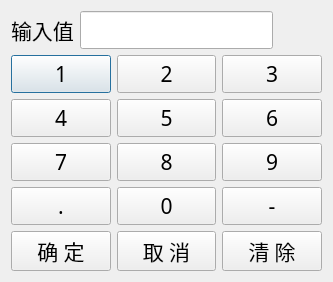
<?xml version="1.0" encoding="UTF-8"?>
<ui version="4.0">
 <class>keyBoardDialog</class>
 <widget class="QDialog" name="keyBoardDialog">
  <property name="geometry">
   <rect>
    <x>0</x>
    <y>0</y>
    <width>333</width>
    <height>275</height>
   </rect>
  </property>
  <property name="windowTitle">
   <string>数字键盘</string>
  </property>
  <property name="windowIcon">
   <iconset>
    <normaloff>keyboard.png</normaloff>keyboard.png</iconset>
  </property>
  <layout class="QVBoxLayout" name="verticalLayout">
   <item>
    <layout class="QHBoxLayout" name="horizontalLayout">
     <item>
      <widget class="QLabel" name="label">
       <property name="font">
        <font>
         <family>微软雅黑</family>
         <pointsize>16</pointsize>
        </font>
       </property>
       <property name="text">
        <string>输入值</string>
       </property>
      </widget>
     </item>
     <item>
      <widget class="QLineEdit" name="lineEdit_input">
       <property name="font">
        <font>
         <family>微软雅黑</family>
         <pointsize>16</pointsize>
        </font>
       </property>
      </widget>
     </item>
     <item>
      <spacer name="horizontalSpacer">
       <property name="orientation">
        <enum>Qt::Horizontal</enum>
       </property>
       <property name="sizeHint" stdset="0">
        <size>
         <width>40</width>
         <height>20</height>
        </size>
       </property>
      </spacer>
     </item>
    </layout>
   </item>
   <item>
    <layout class="QHBoxLayout" name="horizontalLayout_2">
     <item>
      <widget class="QPushButton" name="pushButton_1">
       <property name="font">
        <font>
         <family>微软雅黑</family>
         <pointsize>16</pointsize>
        </font>
       </property>
       <property name="text">
        <string>1</string>
       </property>
      </widget>
     </item>
     <item>
      <widget class="QPushButton" name="pushButton_2">
       <property name="font">
        <font>
         <family>微软雅黑</family>
         <pointsize>16</pointsize>
        </font>
       </property>
       <property name="text">
        <string>2</string>
       </property>
      </widget>
     </item>
     <item>
      <widget class="QPushButton" name="pushButton_3">
       <property name="font">
        <font>
         <family>微软雅黑</family>
         <pointsize>16</pointsize>
        </font>
       </property>
       <property name="text">
        <string>3</string>
       </property>
      </widget>
     </item>
    </layout>
   </item>
   <item>
    <layout class="QHBoxLayout" name="horizontalLayout_3">
     <item>
      <widget class="QPushButton" name="pushButton_6">
       <property name="font">
        <font>
         <family>微软雅黑</family>
         <pointsize>16</pointsize>
        </font>
       </property>
       <property name="text">
        <string>4</string>
       </property>
      </widget>
     </item>
     <item>
      <widget class="QPushButton" name="pushButton_5">
       <property name="font">
        <font>
         <family>微软雅黑</family>
         <pointsize>16</pointsize>
        </font>
       </property>
       <property name="text">
        <string>5</string>
       </property>
      </widget>
     </item>
     <item>
      <widget class="QPushButton" name="pushButton_4">
       <property name="font">
        <font>
         <family>微软雅黑</family>
         <pointsize>16</pointsize>
        </font>
       </property>
       <property name="text">
        <string>6</string>
       </property>
      </widget>
     </item>
    </layout>
   </item>
   <item>
    <layout class="QHBoxLayout" name="horizontalLayout_4">
     <item>
      <widget class="QPushButton" name="pushButton_9">
       <property name="font">
        <font>
         <family>微软雅黑</family>
         <pointsize>16</pointsize>
        </font>
       </property>
       <property name="text">
        <string>7</string>
       </property>
      </widget>
     </item>
     <item>
      <widget class="QPushButton" name="pushButton_8">
       <property name="font">
        <font>
         <family>微软雅黑</family>
         <pointsize>16</pointsize>
        </font>
       </property>
       <property name="text">
        <string>8</string>
       </property>
      </widget>
     </item>
     <item>
      <widget class="QPushButton" name="pushButton_7">
       <property name="font">
        <font>
         <family>微软雅黑</family>
         <pointsize>16</pointsize>
        </font>
       </property>
       <property name="text">
        <string>9</string>
       </property>
      </widget>
     </item>
    </layout>
   </item>
   <item>
    <layout class="QHBoxLayout" name="horizontalLayout_5">
     <item>
      <widget class="QPushButton" name="pointBtn">
       <property name="font">
        <font>
         <family>微软雅黑</family>
         <pointsize>16</pointsize>
        </font>
       </property>
       <property name="text">
        <string>.</string>
       </property>
      </widget>
     </item>
     <item>
      <widget class="QPushButton" name="pushButton_0">
       <property name="font">
        <font>
         <family>微软雅黑</family>
         <pointsize>16</pointsize>
        </font>
       </property>
       <property name="text">
        <string>0</string>
       </property>
      </widget>
     </item>
     <item>
      <widget class="QPushButton" name="nagBtn">
       <property name="font">
        <font>
         <family>微软雅黑</family>
         <pointsize>16</pointsize>
        </font>
       </property>
       <property name="text">
        <string>-</string>
       </property>
      </widget>
     </item>
    </layout>
   </item>
   <item>
    <layout class="QHBoxLayout" name="horizontalLayout_6">
     <item>
      <widget class="QPushButton" name="okBtn">
       <property name="font">
        <font>
         <family>微软雅黑</family>
         <pointsize>16</pointsize>
        </font>
       </property>
       <property name="text">
        <string>确 定</string>
       </property>
      </widget>
     </item>
     <item>
      <widget class="QPushButton" name="cancelBtn">
       <property name="font">
        <font>
         <family>微软雅黑</family>
         <pointsize>16</pointsize>
        </font>
       </property>
       <property name="text">
        <string>取 消</string>
       </property>
      </widget>
     </item>
     <item>
      <widget class="QPushButton" name="clearBtn">
       <property name="font">
        <font>
         <family>微软雅黑</family>
         <pointsize>16</pointsize>
        </font>
       </property>
       <property name="text">
        <string>清 除</string>
       </property>
      </widget>
     </item>
    </layout>
   </item>
  </layout>
 </widget>
 <resources/>
 <connections/>
</ui>
